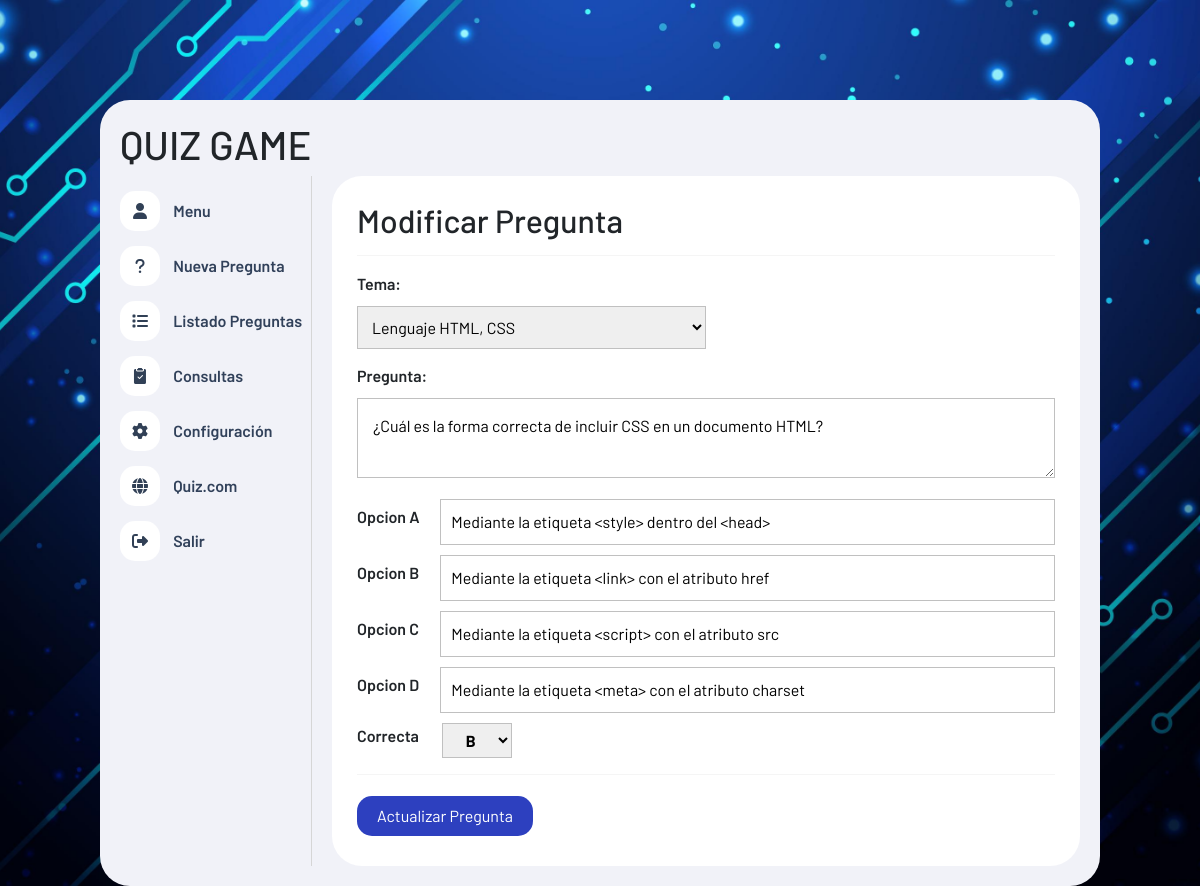
Screenshot of /admin/editarpregunta.php?idPregunta=60 (signed in) with the database file from the repository.
### tables this page shows
CREATE TABLE `preguntas` (
  `id` int(11) primary key auto_increment NOT NULL,
  `tema` int(11) NOT NULL,
  `pregunta` text NOT NULL,
  `opcion_a` text NOT NULL,
  `opcion_b` text NOT NULL,
  `opcion_c` text NOT NULL,
  `opcion_d` text NOT NULL,
  `correcta` varchar(1) NOT NULL,
   FOREIGN KEY (`tema`) REFERENCES temas(`id`) ON DELETE CASCADE
);

### admin/funciones.php (called while the page is built, shortened)
<?php
function obetenerTodosLosTemas() {
    include("conexion.php");
    $query = "SELECT * FROM temas";
    $result = mysqli_query($conn, $query);
    return $result;
}
function obtenerPreguntaPorId($id) {
    include("conexion.php");
    $query = "SELECT * FROM preguntas WHERE id = $id";
    $result = mysqli_query($conn, $query);
    $pregunta = mysqli_fetch_array($result);
    return $pregunta;
}

### admin/editarpregunta.php (the view, shortened to what this page needs)
<?php
include("funciones.php");
$id = $_GET['idPregunta'];
$pregunta = obtenerPreguntaPorId($id);
$resltado_temas = obetenerTodosLosTemas();
?>
<!DOCTYPE html>
<html lang="es">
<head>
    <link rel="stylesheet" href="https://cdnjs.cloudflare.com/ajax/libs/font-awesome/6.1.1/css/all.min.css" />
    <link href="https://cdn.jsdelivr.net/npm/bootstrap@5.3.3/dist/css/bootstrap.min.css" rel="stylesheet">
    <link rel="stylesheet" href="estilo.css">
    <link rel="stylesheet" href="https://cdn.jsdelivr.net/npm/bootstrap-icons@1.11.2/font/bootstrap-icons.min.css">
</head>
<body>
    <div class="contenedor">
        <header>
            <h1>QUIZ GAME</h1>
        </header>
        <div class="contenedor-info">
            <?php include("nav.php") ?>
            <div class="panel">
                <h2>Modificar Pregunta</h2>
                <hr>
                <section id="nuevaPregunta">
                    <form action="<?php echo $_SERVER['PHP_SELF'] ?>" method="get">
                        <div class="fila">
                            <label for="">Tema: </label>
                            <select name="tema" id="tema">
                                <?php while ($row = mysqli_fetch_assoc($resltado_temas)) : ?>
                                    <?php if ($row['id'] == $pregunta['tema']) : ?>
                                    <option value="<?php echo $row['id'] ?>" selected>
                                        <?php echo $row['nombre'] ?>
                                    </option>
                                <?php else : ?>
                                    <option value="<?php echo $row['id'] ?>">
                                        <?php echo $row['nombre'] ?>
                                    </option>
                                <?php endif ?>
                                <?php endwhile ?>
                            </select>
                        </div>
                        <div class="fila">
                            <label for="">Pregunta:</label>
                            <textarea name="pregunta" id="" cols="30" rows="10" reqired><?php echo $pregunta['pregunta']?></textarea>
                        </div>
                        <div class="opciones">
                            <div class="opcion">
                                <label for="">Opcion A</label>
                                <input type="text" name="opcion_a" id="" value = "<?php echo $pregunta['opcion_a']?>"required>
                            </div>
                            <div class="opcion">
                                <label for="">Opcion B</label>
                                <input type="text" name="opcion_b" value ="<?php echo $pregunta['opcion_b']?>"required>
                            </div>
                            <div class="opcion">
                                <label for="">Opcion C</label>
                                <input type="text" name="opcion_c" required value="<?php echo $pregunta['opcion_c']?>">
                            </div>
                            <div class="opcion">
                                <label for="">Opcion D</label>
                                <input type="text" name="opcion_d" required value="<?php echo $pregunta['opcion_d']?>">
                            </div>
                        </div>
                        <div class="opcion">
                            <label for="">Correcta</label>
                            <select name="correcta" id="" class="correcta">
                                <option value="B" <?php if($pregunta['correcta']=='B'){ echo "selected";}?>>B</option>
                            </select>
                        </div>
                        <hr>
                        <input type="submit" value="Actualizar Pregunta" name="actualizar" class="btn-guardar">
                    </form>
                </section>
            </div>
        </div>
    </div>
</body>
</html>

### admin/estilo.css (style rules this page uses)
* { box-sizing: border-box; font-family: 'Barlow'; }
body { margin: 0; height: 100vh; background: url(../img/fondo_2.jpg); background-attachment: fixed; background-size: cover; background-repeat: no-repeat; background-position: center center; padding: 100px 10px 0 10px; }
hr { border: none; border-bottom: 1px solid #d6d6d6; }
.contenedor { max-width: 1000px; width: 100%; margin: auto; background-color: #f1f2f8; padding: 20px; border-radius: 30px; }
.contenedor .contenedor-info { display: flex; }
.contenedor .contenedor-info .panel { background-color: #fff; width: 100%; border-radius: 30px; margin-left: 20px; padding: 25px; }
#nuevaPregunta .fila { margin: 15px 0; }
#nuevaPregunta label { display: block; font-size: 16px; font-weight: 600; margin-bottom: 10px; }
#nuevaPregunta #tema { width: 50%; padding: 10px; border: 1px solid #c0c0c0; }
#nuevaPregunta textarea { width: 100%; border: 1px solid #c0c0c0; padding: 15px; max-height: 80px; }
#nuevaPregunta .opcion { display: flex; align-items: center; margin-bottom: 10px; }
#nuevaPregunta .opcion label { width: 10%; display: inline; }
#nuevaPregunta .opcion input { width: 90%; padding: 10px; margin-left: 15px; border: 1px solid #c0c0c0; }
#nuevaPregunta .correcta { width: 10%; padding: 6px; border: 1px solid #c0c0c0; margin-left: 15px; text-align: center; font-weight: bold; font-size: 16px; }
#nuevaPregunta .btn-guardar { background: #2d40bf; font-size: 16px; color: #fff; border: none; padding: 8px 20px; border-radius: 15px; margin: 5px 0; transition: .5s; cursor: pointer; }

### rows the page displays
preguntas: pregunta "¿Cuál es la forma correcta de incluir CSS en un documento HTML?", opcion_a "Mediante la etiqueta <style> dentro del <head>", opcion_b "Mediante la etiqueta <link> con el atributo href", opcion_c "Mediante la etiqueta <script> con el atributo src", opcion_d "Mediante la etiqueta <meta> con el atributo charset", correcta "B"

### other values shown
form field tema "Lenguaje HTML, CSS"
